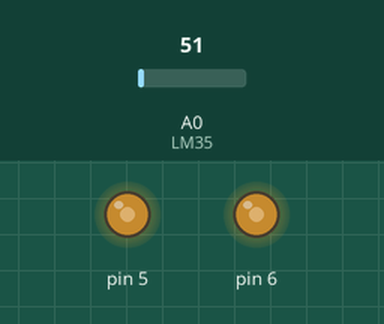
This sketch was run on a simulated Arduino Uno, built with avr-gcc and run on an emulated ATmega328P. Parts: output pins drawn as LEDs (lit = HIGH). Inputs (shaded band) come from the test bench; at power-on: A0 (LM35) = 51. What the sketch prints to the serial monitor is not drawn.

Above: at 0.1 s.
At 120.1 s:
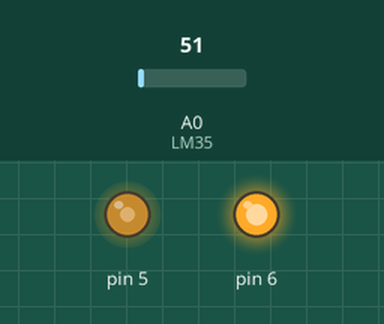
Timing chart, 0 to 121.6 s (numbered marks = the images above):
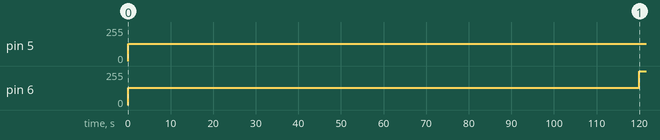

The sketch:

MA.ino
```cpp
/*
   Autor: Gustavo Caetano de Souza
   Universidade Federal de Mato Grosso
   Trabalho de Conclusão de Curso 2019/01
*/


#define N 100                                         // Tamanho da janela do filtro

const int LM35 = A0;                                  // Entrada de Sinal do sensor de temperatura
float val[N];                                         // Vetor para salvar dados do filtro
double sum = 0;                                       // Somatório da média do filtro
unsigned long lastTime = 0, now, timeChange;          // Variáveis para controlar o tempo de amostragem = 25ms


void setup() {

  Serial.begin(9600);
  pinMode(LM35,INPUT);
}

void loop() {

  // Definindo tempo de amostragem

  now = millis();
  timeChange = (now - lastTime);
  int Ts = 25;

  if (timeChange >= Ts){

    // Iniciando Atuadores em 50%

    double outputC = 128;
    double outputL = 128;

    // Medição da temperatura

    double temperatura = (double(analogRead(LM35))*5/(1023))/0.01;

    // Filtrando as medições com janela móvel

    for(int i = N-1; i>0; i--){
      val[i] = val[i-1];
    }

    val[0] = temperatura;
    sum = 0;

    for(int i = 0; i < N; i++){
      sum += val[i];
    }

    sum = (sum/N);
    temperatura = sum;

    // Modificando os degraus nos atuadores

    if (millis() < 120000){
      outputC = 128;
      outputL = 128;
    }else{
      outputC = 255;
      outputL = 128;
    }

    // Escrevendo no PWM o sinal desejado nos atuadores

    analogWrite(5,outputL);
    analogWrite(6,outputC);

    // Imprimindo na serial para o Matlab

    double results[] = {temperatura, outputC, outputL};

    Serial.print(results[0]);
    Serial.print("\t");
    Serial.print(results[1]);
    Serial.print("\t");
    Serial.println(results[2]);

    lastTime = now;

  }
}
```

Measured:
- by itself, pin 5: 0/255 → 128/255 at 0.03 s
- by itself, pin 6: 0/255 → 128/255 at 0.03 s, → 255/255 120 s later
